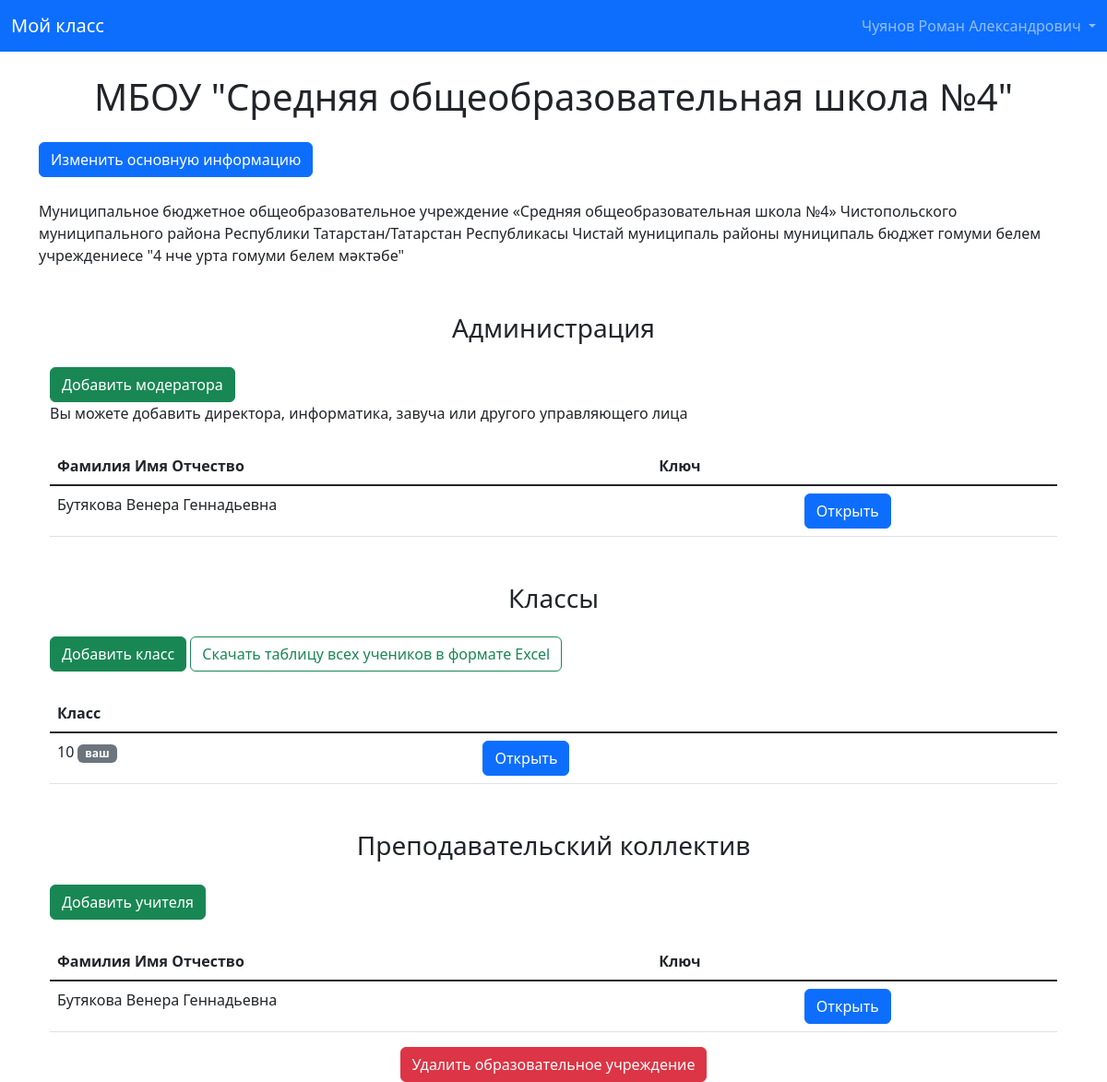
The page /schools/school/1 (signed in) on the database its author committed.
### data/models.py (models this page shows, shortened)
class User(SqlAlchemyBase, UserMixin, SerializerMixin):
    __tablename__ = 'users'
    serialize_rules = ("-user_class", "-school",)
    id = Column(Integer, primary_key=True, autoincrement=True)
    fullname = Column(String, nullable=False)
    class_id = Column(Integer, ForeignKey("classes.id"))
    school_id = Column(Integer, ForeignKey("schools.id"))
    login = Column(String, unique=True)
    hashed_password = Column(String)
    key = Column(String, unique=True)
    is_registered = Column(Boolean, nullable=False, default=False)
    is_arrived = Column(Boolean)
    arrival_time = Column(DateTime)
    statuses = Column(String, nullable=False, default="1")
    user_class = orm.relationship('Class')
    school = orm.relationship('School')

class School(SqlAlchemyBase, SerializerMixin):
    __tablename__ = 'schools'
    serialize_rules = ("-school_class", "-user",)
    id = Column(Integer, primary_key=True, autoincrement=True)
    name = Column(String, nullable=False)
    fullname = Column(Text)
    school_class = orm.relationship("Class", back_populates="school")
    user = orm.relationship("User", back_populates="school")

class Class(SqlAlchemyBase, SerializerMixin):
    __tablename__ = 'classes'
    serialize_rules = ("-school", "-user",)
    id = Column(Integer, primary_key=True, autoincrement=True)
    class_number = Column(Integer, nullable=False)
    letter = Column(String)
    school_id = Column(Integer, ForeignKey("schools.id"))
    qr = Column(String)
    school = orm.relationship('School')
    user = orm.relationship("User", back_populates="user_class")

### main.py (the view)
@app.route('/schools/school/<school_id>')
@login_required
def school_info(school_id):
    school_id = int(school_id)
    if not current_user.is_registered:
        return redirect(url_for("finish_register"))
    db_sess = create_session()
    permissions = set(map(lambda permission: permission.title, all_permissions(current_user)))
    permission1 = db_sess.query(Permission).filter(Permission.title == "view_self_school").first()  # noqa
    permission2 = db_sess.query(Permission).filter(Permission.title == "view_schools").first()  # noqa
    if not (allowed_permission(current_user, permission2) or (
            allowed_permission(current_user, permission1) and current_user.school_id == school_id)):
        db_sess.close()
        abort(403)
    school = db_sess.query(School).filter(School.id == school_id).first()  # noqa
    classes = db_sess.query(Class).filter(Class.school_id == school_id).all()  # noqa
    users = db_sess.query(User).filter(User.school_id == school_id).all()  # noqa
    moderators = []
    teachers = []
    for user in users:
        statuses = list(map(int, user.statuses.split(", ")))
        if 4 in statuses:
            moderators.append(user)
        if 2 in statuses:
            teachers.append(user)
    moderators.sort(key=lambda moder: moder.fullname.split()[0])
    teachers.sort(key=lambda teacher: teacher.fullname.split()[0])
    db_sess.close()
    data = {
        "school": school,
        "permissions": permissions,
        "classes": classes,
        "moderators": moderators,
        "teachers": teachers
    }
    return render_template("school_info.html", **data)

### data/db_session.py (called while the page is built)
def create_session() -> Session:
    global __factory
    return __factory()

### data/functions.py (called while the page is built)
def all_status_permissions(status):
    db_sess = create_session()
    all_perms = db_sess.query(Permission).all()
    if isinstance(status, (int, str)):
        status = db_sess.query(Status).filter(
            Status.id == status if isinstance(status, int) else Status.title == status).first()  # noqa
    status: Status
    db_sess.close()
    permissions = {perm for perm in all_perms if allowed_status_permission(status, perm)}
    return permissions

def all_permissions(user):
    if not isinstance(user, (User, int)):
        raise TypeError
    db_sess = create_session()  # noqa
    if isinstance(user, int):
        user = db_sess.query(User).filter(User.id == user).first()  # noqa
    user: User
    statuses = db_sess.query(Status).filter(Status.id.in_(user.statuses.split(", "))).all()  # noqa
    db_sess.close()
    permissions = set()
    for status in statuses:
        permissions = permissions | all_status_permissions(status)  # noqa
    return permissions

def allowed_permission(user, permission, allow_default=True):
    if not (isinstance(user, (User, int)) or isinstance(permission, (Permission, int, str))):
        raise TypeError
    db_sess = create_session()  # noqa
    if isinstance(user, int):
        user = db_sess.query(User).filter(User.id == user).first()  # noqa
    user: User
    statuses = db_sess.query(Status).filter(Status.id.in_(user.statuses.split(", "))).all()  # noqa
    db_sess.close()
    for status in statuses:
        if allowed_status_permission(status, permission, allow_default=allow_default):
            return True
    if allow_default:
        return False
    return

### main.py (called while the page is built)
@login_manager.user_loader
def load_user(user_id):
    db_sess = create_session()
    user = db_sess.query(User).get(user_id)
    permission = db_sess.query(Permission).filter(Permission.title == "login").first()  # noqa
    db_sess.close()
    if isinstance(user, User):
        if allowed_permission(user, permission):
            return user

### templates/school_info.html (shortened to what this page needs)
{% extends "base.html" %}
{% block content %}
    <div class="container" style="margin-top: 25px">
        <h1 style="text-align: center">{{ school.name }}</h1>
    </div>
    {% if "editing_school" in permissions or ("editing_self_school" in permissions and current_user.school_id == school.id) %}
        <div class="container" style="margin-top: 25px">
            <a href="{{ url_for("edit_school", school_id=school.id) }}" class="btn btn-primary">
                Изменить основную информацию
            </a>
        </div>
    {% endif %}
    <div class="container" style="margin-top: 25px">
        <p>{{ school.fullname }}</p>
    </div>
    <div class="container" style="margin-top: 50px">
        <div class="container" style="margin-top: 25px">
            <h3 style="text-align: center">Администрация</h3>
        </div>
        {% if "editing_school" in permissions or ("editing_self_school" in permissions and current_user.school_id == school.id) %}
            <div class="container" style="margin-top: 25px">
                <a href="{{ url_for("add_moderator", school_id=school.id) }}" class="btn btn-success">
                    Добавить модератора
                </a>
                <p>Вы можете добавить директора, информатика, завуча или другого управляющего лица</p>
            </div>
        {% endif %}
        <div class="container" style="margin-top: 25px">
            <table class="table">
                <thead>
                <tr>
                    <th scope="col">Фамилия Имя Отчество</th>
                    {% if "editing_school" in permissions or ("editing_self_school" in permissions and current_user.school_id == school.id) %}
                        <th scope="col">Ключ</th>
                    {% endif %}
                    <th scope="col"></th>
                </tr>
                </thead>
                <tbody class="table-group-divider">
                {% for moder in moderators %}
                    <tr>
                        <td>
                            {{ moder.fullname }}
                        </td>
                        {% if "editing_school" in permissions or ("editing_self_school" in permissions and current_user.school_id == school.id) %}
                            <td>
                            </td>
                        {% endif %}
                        <td>
                            {% if ("editing_school" in permissions or ("editing_self_school" in permissions and current_user.school_id == school.id) or current_user.id == moder.id) %}
                                <form action="" method="post">
                                    <a href="{{ url_for("profile_user", user_id=moder.id) }}" class="btn btn-primary">
                                        Открыть
                                    </a>
                                </form>
                            {% endif %}
                        </td>
                    </tr>
                {% endfor %}
                </tbody>
            </table>
        </div>
    </div>
    <div class="container" style="margin-top: 50px">
        <div class="container" style="margin-top: 25px">
            <h3 style="text-align: center">Классы</h3>
        </div>
        <div class="container-fluid" style="margin-top: 25px">
            {% if "adding_classes" in permissions %}
                <a href="{{ url_for("add_class", school_id=school.id) }}" class="btn btn-success">Добавить класс</a>
            {% endif %}
            {% if "editing_school" in permissions or ("editing_self_school" in permissions and current_user.school_id == school.id) %}
                <a href="{{ url_for("download_school_excel", school_id=school.id) }}" class="btn btn-outline-success">
                    Скачать таблицу всех учеников в формате Excel
                </a>
            {% endif %}
        </div>
        <div class="container" style="margin-top: 25px">
            <table class="table">
                <thead>
                <tr>
                    <th scope="col">Класс</th>
                    <th scope="col"></th>
                </tr>
                </thead>
                <tbody class="table-group-divider">
                {% for class in classes %}
                    <tr>
                        <td>
                            {% if class.letter %}
                                {{ class.class_number }} "{{ class.letter }}"
                            {% else %}
                                {{ class.class_number }}
                            {% endif %}
                            {% if current_user.class_id == class.id %}
                                <span class="badge bg-secondary">ваш</span>
                            {% endif %}
                        </td>
                        <td>
                            {% if "view_details_classes" in permissions or ("view_self_details_class" in permissions and current_user.class_id == class.id) %}
                                <a href="{{ url_for("class_info", school_id=school.id, class_id=class.id) }}"
                                   class="btn btn-primary">
                                    Открыть
                                </a>
                            {% endif %}
                        </td>
                    </tr>
                {% endfor %}
                </tbody>
            </table>
        </div>
    </div>
    <div class="container" style="margin-top: 50px">
        <div class="container" style="margin-top: 25px">
            <h3 style="text-align: center">Преподавательский коллектив </h3>
        </div>
        {% if "editing_school" in permissions or ("editing_self_school" in permissions and current_user.school_id == school.id) %}
            <div class="container" style="margin-top: 25px">
                <a href="{{ url_for("add_teacher", school_id=school.id) }}" class="btn btn-success">Добавить учителя</a>
            </div>
        {% endif %}
        <div class="container" style="margin-top: 25px">
            <table class="table">
                <thead>
                <tr>
                    <th scope="col">Фамилия Имя Отчество</th>
                    {% if "editing_school" in permissions or ("editing_self_school" in permissions and current_user.school_id == school.id) %}
                        <th scope="col">Ключ</th>
                    {% endif %}
                    <th scope="col"></th>
                </tr>
                </thead>
                <tbody class="table-group-divider">
                {% for teacher in teachers %}
                    <tr>
                        <td>
                            {{ teacher.fullname }}
                        </td>
                        {% if "editing_school" in permissions or ("editing_self_school" in permissions and current_user.school_id == school.id) %}
                            <td>
                            </td>
                        {% endif %}
                        <td>
                            {% if ("editing_school" in permissions or ("editing_self_school" in permissions and current_user.school_id == school.id) or current_user.id == teacher.id) %}
                                <form action="" method="post">
                                    <a href="{{ url_for("profile_user", user_id=teacher.id) }}"
                                       class="btn btn-primary">
                                        Открыть
                                    </a>
                                </form>
                            {% endif %}
                        </td>
                    </tr>
                {% endfor %}
                </tbody>
            </table>
        </div>
    </div>
    {% if "deleting_school" in permissions or ("deleting_self_school" in permissions and current_user.school_id == school.id) %}
        <div class="container" style="justify-content: center; display: flex">
            <a href="{{ url_for("delete_school", school_id=school.id) }}" class="btn btn-danger">
                Удалить образовательное учреждение
            </a>
        </div>
    {% endif %}
{% endblock %}

### templates/base.html (shortened to what this page needs)
<!doctype html>
<html lang="ru">
<head>
    <link href="https://cdn.jsdelivr.net/npm/bootstrap@5.3.0-alpha1/dist/css/bootstrap.min.css"
          rel="stylesheet"
>
</head>
<header>
    <nav class="navbar bg-primary" data-bs-theme="dark">
        <div class="container-fluid">
            <a class="navbar-brand mb-0 h1" href="{{ url_for("home") }}">Мой класс</a>
            {% if current_user.is_authenticated %}
                <ul class="navbar-nav">
                    <li class="nav-item dropdown">
                        <a class="nav-link dropdown-toggle" role="button"
                           data-bs-toggle="dropdown" aria-expanded="false">
                            {{ current_user.fullname }}
                        </a>
                    </li>
                </ul>
            {% endif %}
        </div>
    </nav>
</header>
<body>
{% block content %}
{% endblock %}
</body>
</html>

### rows shown on the page
User: fullname "Чуянов Роман Александрович"
School: name "МБОУ \"Средняя общеобразовательная школа №4\"", fullname "Муниципальное бюджетное общеобразовательное учреждение «Средняя общеобразовательная школа №4» Чистопольского муниципального района Республики Татарстан/Татарстан Республикасы Чистай муниципаль районы муниципаль бюджет гомуми белем учреждениесе \"4 нче урта гомуми белем мәктәбе\""
User: fullname "Бутякова Венера Геннадьевна"
Class: class_number "10", shows "ваш"
